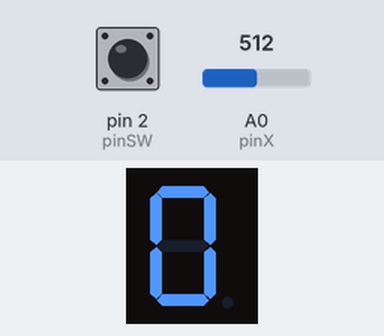
Simulated run of this sketch. Board: Arduino Uno, built with avr-gcc and run on an emulated ATmega328P. On the bench: 1-digit seven-segment display. Wiring (inferred from the names in the program): 1-digit 7-segment display, segments lit when HIGH: segments pin 12, pin 10, pin 9, pin 8, pin 7, pin 6, pin 5, pin 4. Inputs (shaded band) come from the test bench; at power-on: A0 (pinX) = 512, pin 2 (pinSW) HIGH. The segment pins are drawn as the display they are named for.

Above: at 1.2 s.
1.3 s: A0 (pinX) set to 610
At 2.0 s:
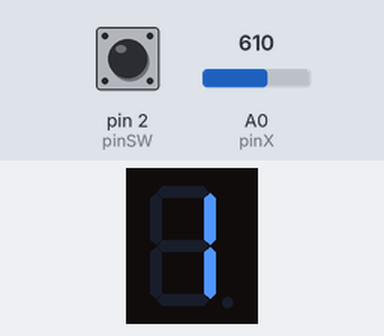
2.8 s: pin 2 (pinSW) pulled LOW for 0.15 s
At 3.1 s:
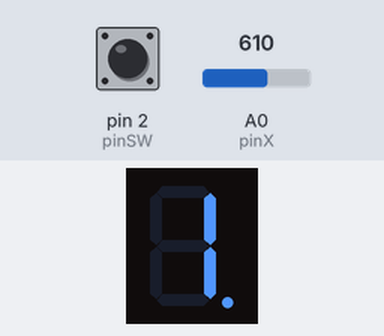
Timing chart, 0 to 5.8 s (numbered marks = the images above; inputs shaded):
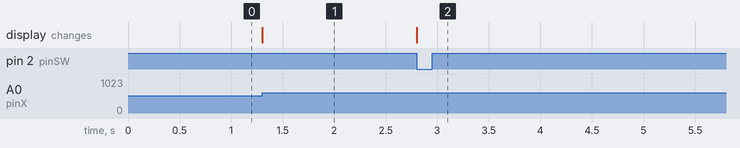

The sketch:

sketch_oct31e.ino
```cpp
/*
// Declare all the joystick pins
const int pinSW = 2; // Digital pin connected to switch output
const int pinX = A0; // A0 - Analog pin connected to X output
const int pinY = A1; // A1 - Analog pin connected to Y output

// Declare all the segments pins
const int pinA = 12;
const int pinB = 10;
const int pinC = 9;
const int pinD = 8;
const int pinE = 7;
const int pinF = 6;
const int pinG = 5;
const int pinDP = 4;

const int segSize = 8;
int index = 0;

bool commonAnode = false; // Modify if you have common anode
const int noOfDigits = 10;
byte state = HIGH;
byte dpState = LOW;
byte swState = LOW;
byte lastSwState = LOW;
int xValue = 0;
int yValue = 0;

bool joyMoved = false;
int digit = 0;
int minThreshold = 400;
int maxThreshold = 600;

int segments[segSize] = {
 pinA, pinB, pinC, pinD, pinE, pinF, pinG, pinDP
};

byte digitMatrix[noOfDigits][segSize - 1] = {
// a  b  c  d  e  f  g
  {1, 1, 1, 1, 1, 1, 0}, // 0
  {0, 1, 1, 0, 0, 0, 0}, // 1
  {1, 1, 0, 1, 1, 0, 1}, // 2
  {1, 1, 1, 1, 0, 0, 1}, // 3
  {0, 1, 1, 0, 0, 1, 1}, // 4
  {1, 0, 1, 1, 0, 1, 1}, // 5
  {1, 0, 1, 1, 1, 1, 1}, // 6
  {1, 1, 1, 0, 0, 0, 0}, // 7
  {1, 1, 1, 1, 1, 1, 1}, // 8
  {1, 1, 1, 1, 0, 1, 1}  // 9
};

void setup() {
  // TODO: Initialize joystick pins and commonAnode
  pinMode(pinX, OUTPUT);
  pinMode(pinY, OUTPUT);

  // Initialize all the pins
  for (int i = 0; i < segSize; i++) {
    pinMode(segments[i], OUTPUT);
  }
  // TODO: Check if commonAnode should be modified here
  if(commonAnode){
    state = !state;
  }
}

void loop() {
  // TODO: Implement the logic for joystick input and number display
  swState = digitalRead(pinSW);
  xValue = analogRead(pinX);
  yValue = analogRead(pinY);

  unsigned int defaultValueX = 512;
  unsigned int defaultValueY = 503;

  displayNumber(index, dpState);

  if(xValue != defaultValueX){
    unsigned int previousXValue = xValue;
    if(abs(xValue - previousXValue) > minThreshold && abs(xValue - previousXValue) < maxThreshold){
      if (xValue > defaultValueX && joyMoved != true){
        displayNumber(index++, dpState);
        joyMoved = true;
      }
      else (xValue < defaultValueX && joyMoved != true){
        displayNumber(index--, dpState);
        joyMoved = true;
      }
      if(joyMoved){
        continue;
      }
    }
    else{
      joyMoved = false;
    }
  }


  // TODO: Control the timing for switching between numbers
}

void displayNumber(byte digit, byte decimalPoint) {
  // TODO: Write the current number
  for(int i = 0; i < segSize - 1; i++){
    digitalWrite(segments[i], digitMatrix[digit][i]);
  }
  decimalPoint == swState
  digitalWrite(segments[segSize - 1], decimalPoint);
}
} */


// declare all the joystick pins
const int pinSW = 2; // digital pin connected to switch output
const int pinX = A0; // A0 - analog pin connected to X output
const int pinY = A1; // A1 - analog pin connected to Y output

// declare all the segments pins
const int pinA = 12;
const int pinB = 10;
const int pinC = 9;
const int pinD = 8;
const int pinE = 7;
const int pinF = 6;
const int pinG = 5;
const int pinDP = 4;

const int segSize = 8;
int index = 0;

// modify if you have common anode
bool commonAnode = false;
const int noOfDigits = 10;
byte state = HIGH;
byte dpState = LOW;
byte swState = LOW;
byte lastSwState = LOW;
int xValue = 0;
int yValue = 0;

bool joyMoved = false;
int digit = 0;
int minThreshold = 400;
int maxThreshold = 600;

int segments[segSize] = {
  pinA, pinB, pinC, pinD, pinE, pinF, pinG, pinDP
};

byte digitMatrix[noOfDigits][segSize - 1] = {
// a  b  c  d  e  f  g
  {1, 1, 1, 1, 1, 1, 0}, // 0
  {0, 1, 1, 0, 0, 0, 0}, // 1
  {1, 1, 0, 1, 1, 0, 1}, // 2
  {1, 1, 1, 1, 0, 0, 1}, // 3
  {0, 1, 1, 0, 0, 1, 1}, // 4
  {1, 0, 1, 1, 0, 1, 1}, // 5
  {1, 0, 1, 1, 1, 1, 1}, // 6
  {1, 1, 1, 0, 0, 0, 0}, // 7
  {1, 1, 1, 1, 1, 1, 1}, // 8
  {1, 1, 1, 1, 0, 1, 1}  // 9
};

void setup() {
  // initialize all the pins
  for (int i = 0; i < segSize; i++) {
    pinMode(segments[i], OUTPUT);
  }
  pinMode(pinSW, INPUT_PULLUP);
  if (commonAnode == true) {
    state = !state;
  }
}

void loop() {
  // turn all the pins on in order. It is a good exercise to see if you connected the wires properly
  xValue = analogRead(pinX);

  if (xValue < minThreshold && joyMoved == false) {
    if (digit > 0) {
      digit--;
    }
    else {
      digit = 9;
    }
    joyMoved = true;
  }
  if (xValue > maxThreshold && joyMoved == false) {
    if (digit < 9) {
      digit++;
    }
    else {
      digit = 0;
 }
    joyMoved = true;
  }
  if (xValue >= minThreshold && xValue <= maxThreshold) {
    joyMoved = false;
  }

  swState = digitalRead(pinSW);
  if (swState != lastSwState) {
    if (swState == LOW) {
      dpState = !dpState;
    }
  }
  lastSwState = swState;
  displayNumber(digit, dpState);
  delay(1);
}

void displayNumber(byte digit, byte decimalPoint) {
  for (int i = 0; i < segSize - 1; i++) {
    digitalWrite(segments[i], digitMatrix[digit][i]);
  }
  // write the decimalPoint to DP pin
  digitalWrite(segments[segSize - 1], decimalPoint);
}
```

Measured:
- after the input at 1.3 s, the display: changes at once (image 1)
- after the input at 2.8 s, the display: changes at once (image 2)
